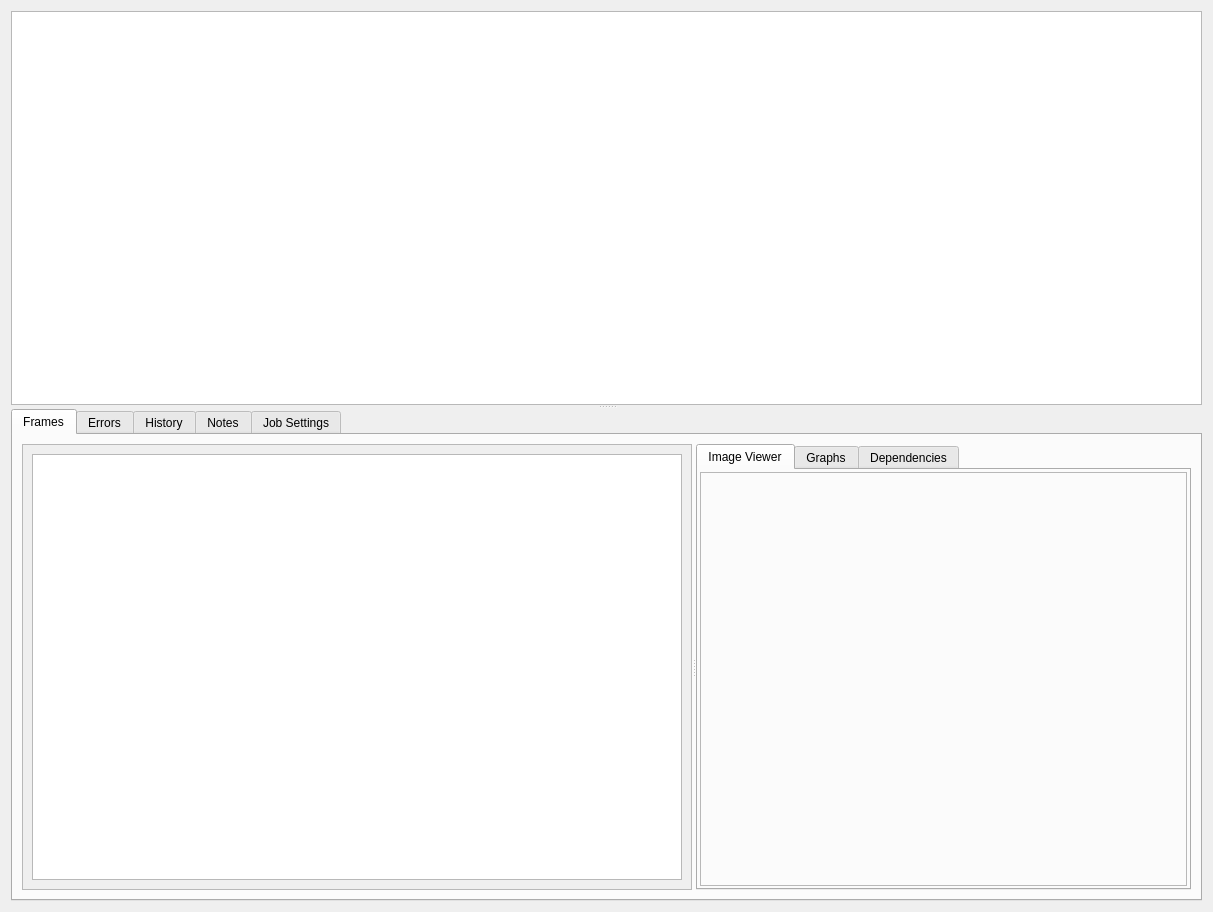
<?xml version="1.0" encoding="UTF-8"?>
<ui version="4.0">
 <class>JobListWidgetUI</class>
 <widget class="QWidget" name="JobListWidgetUI">
  <property name="geometry">
   <rect>
    <x>0</x>
    <y>0</y>
    <width>1213</width>
    <height>912</height>
   </rect>
  </property>
  <property name="windowTitle">
   <string>Form</string>
  </property>
  <layout class="QVBoxLayout" name="verticalLayout_4">
   <item>
    <widget class="QSplitter" name="mJobSplitter">
     <property name="orientation">
      <enum>Qt::Vertical</enum>
     </property>
     <widget class="QFrame" name="frame_2">
      <property name="frameShape">
       <enum>QFrame::NoFrame</enum>
      </property>
      <property name="frameShadow">
       <enum>QFrame::Plain</enum>
      </property>
      <property name="lineWidth">
       <number>0</number>
      </property>
      <layout class="QVBoxLayout" name="verticalLayout_3">
       <property name="margin">
        <number>0</number>
       </property>
       <item>
        <widget class="RecordTreeView" name="mJobTree">
         <property name="allColumnsShowFocus">
          <bool>true</bool>
         </property>
        </widget>
       </item>
      </layout>
     </widget>
     <widget class="QFrame" name="frame">
      <property name="frameShape">
       <enum>QFrame::NoFrame</enum>
      </property>
      <property name="frameShadow">
       <enum>QFrame::Plain</enum>
      </property>
      <property name="lineWidth">
       <number>0</number>
      </property>
      <layout class="QVBoxLayout" name="verticalLayout_2">
       <property name="margin">
        <number>0</number>
       </property>
       <item>
        <widget class="QTabWidget" name="mJobTabWidget">
         <property name="enabled">
          <bool>true</bool>
         </property>
         <property name="sizePolicy">
          <sizepolicy hsizetype="Preferred" vsizetype="Preferred">
           <horstretch>0</horstretch>
           <verstretch>0</verstretch>
          </sizepolicy>
         </property>
         <property name="currentIndex">
          <number>0</number>
         </property>
         <widget class="QWidget" name="mFrameTab">
          <attribute name="title">
           <string>Frames</string>
          </attribute>
          <layout class="QHBoxLayout" name="horizontalLayout_2">
           <item>
            <widget class="QSplitter" name="mFrameSplitter">
             <property name="maximumSize">
              <size>
               <width>16777215</width>
               <height>16777215</height>
              </size>
             </property>
             <property name="orientation">
              <enum>Qt::Horizontal</enum>
             </property>
             <widget class="QScrollArea" name="scrollArea">
              <property name="maximumSize">
               <size>
                <width>800</width>
                <height>16777215</height>
               </size>
              </property>
              <property name="autoFillBackground">
               <bool>false</bool>
              </property>
              <property name="frameShadow">
               <enum>QFrame::Raised</enum>
              </property>
              <property name="widgetResizable">
               <bool>true</bool>
              </property>
              <widget class="QWidget" name="scrollAreaWidgetContents_3">
               <property name="geometry">
                <rect>
                 <x>0</x>
                 <y>0</y>
                 <width>670</width>
                 <height>458</height>
                </rect>
               </property>
               <layout class="QHBoxLayout" name="horizontalLayout_3">
                <item>
                 <widget class="RecordTreeView" name="mFrameTree">
                  <property name="sizePolicy">
                   <sizepolicy hsizetype="Fixed" vsizetype="Ignored">
                    <horstretch>0</horstretch>
                    <verstretch>0</verstretch>
                   </sizepolicy>
                  </property>
                  <property name="maximumSize">
                   <size>
                    <width>800</width>
                    <height>16777215</height>
                   </size>
                  </property>
                  <property name="allColumnsShowFocus">
                   <bool>true</bool>
                  </property>
                 </widget>
                </item>
               </layout>
              </widget>
             </widget>
             <widget class="QTabWidget" name="mFrameTabs">
              <property name="maximumSize">
               <size>
                <width>16777215</width>
                <height>16777215</height>
               </size>
              </property>
              <property name="currentIndex">
               <number>0</number>
              </property>
              <widget class="QWidget" name="mFrameImageTab">
               <attribute name="title">
                <string>Image Viewer</string>
               </attribute>
               <layout class="QVBoxLayout" name="mImageViewerLayout">
                <property name="margin">
                 <number>2</number>
                </property>
                <item>
                 <widget class="QFrame" name="frame_3">
                  <property name="frameShape">
                   <enum>QFrame::StyledPanel</enum>
                  </property>
                  <property name="frameShadow">
                   <enum>QFrame::Plain</enum>
                  </property>
                  <layout class="QHBoxLayout" name="horizontalLayout_5">
                   <property name="margin">
                    <number>0</number>
                   </property>
                   <item>
                    <widget class="ImageView" name="mImageView" native="true">
                     <property name="sizePolicy">
                      <sizepolicy hsizetype="Minimum" vsizetype="Ignored">
                       <horstretch>0</horstretch>
                       <verstretch>0</verstretch>
                      </sizepolicy>
                     </property>
                     <property name="layoutDirection">
                      <enum>Qt::RightToLeft</enum>
                     </property>
                    </widget>
                   </item>
                  </layout>
                 </widget>
                </item>
               </layout>
              </widget>
              <widget class="QWidget" name="mFrameGraphTab">
               <attribute name="title">
                <string>Graphs</string>
               </attribute>
               <layout class="QHBoxLayout" name="horizontalLayout_4">
                <property name="margin">
                 <number>2</number>
                </property>
                <item>
                 <widget class="QFrame" name="frame_4">
                  <property name="frameShape">
                   <enum>QFrame::StyledPanel</enum>
                  </property>
                  <property name="frameShadow">
                   <enum>QFrame::Raised</enum>
                  </property>
                  <layout class="QHBoxLayout" name="mGraphLayout">
                   <property name="margin">
                    <number>0</number>
                   </property>
                  </layout>
                 </widget>
                </item>
               </layout>
              </widget>
              <widget class="QWidget" name="mFrameDepsTab">
               <attribute name="title">
                <string>Dependencies</string>
               </attribute>
               <layout class="QHBoxLayout" name="horizontalLayout_6">
                <property name="margin">
                 <number>0</number>
                </property>
                <item>
                 <widget class="QFrame" name="frame_5">
                  <property name="frameShape">
                   <enum>QFrame::StyledPanel</enum>
                  </property>
                  <property name="frameShadow">
                   <enum>QFrame::Raised</enum>
                  </property>
                  <layout class="QVBoxLayout" name="verticalLayout_5">
                   <property name="margin">
                    <number>1</number>
                   </property>
                   <item>
                    <widget class="QScrollArea" name="scrollArea_2">
                     <property name="widgetResizable">
                      <bool>true</bool>
                     </property>
                     <widget class="QWidget" name="scrollAreaWidgetContents">
                      <property name="geometry">
                       <rect>
                        <x>0</x>
                        <y>0</y>
                        <width>488</width>
                        <height>421</height>
                       </rect>
                      </property>
                      <layout class="QVBoxLayout" name="verticalLayout_6">
                       <property name="margin">
                        <number>1</number>
                       </property>
                       <item>
                        <widget class="QLabel" name="mDepsLabel">
                         <property name="text">
                          <string/>
                         </property>
                         <property name="alignment">
                          <set>Qt::AlignCenter</set>
                         </property>
                        </widget>
                       </item>
                      </layout>
                     </widget>
                    </widget>
                   </item>
                  </layout>
                 </widget>
                </item>
               </layout>
              </widget>
             </widget>
            </widget>
           </item>
          </layout>
         </widget>
         <widget class="QWidget" name="mErrorsTab">
          <attribute name="title">
           <string>Errors</string>
          </attribute>
          <layout class="QVBoxLayout" name="verticalLayout_7">
           <item>
            <widget class="QSplitter" name="mErrorTabSplitter">
             <property name="orientation">
              <enum>Qt::Vertical</enum>
             </property>
             <widget class="QWidget" name="widget" native="true">
              <layout class="QVBoxLayout" name="verticalLayout_8">
               <item>
                <widget class="RecordTreeView" name="mErrorTree">
                 <property name="selectionMode">
                  <enum>QAbstractItemView::ExtendedSelection</enum>
                 </property>
                 <property name="selectionBehavior">
                  <enum>QAbstractItemView::SelectRows</enum>
                 </property>
                 <property name="allColumnsShowFocus">
                  <bool>true</bool>
                 </property>
                </widget>
               </item>
              </layout>
             </widget>
             <widget class="QWidget" name="mErrorPluginWidget" native="true">
              <property name="sizePolicy">
               <sizepolicy hsizetype="Expanding" vsizetype="Expanding">
                <horstretch>0</horstretch>
                <verstretch>0</verstretch>
               </sizepolicy>
              </property>
             </widget>
            </widget>
           </item>
          </layout>
         </widget>
         <widget class="QWidget" name="mHistoryTab">
          <attribute name="title">
           <string>History</string>
          </attribute>
          <layout class="QVBoxLayout" name="verticalLayout">
           <property name="margin">
            <number>0</number>
           </property>
           <item>
            <widget class="JobHistoryView" name="mHistoryView"/>
           </item>
          </layout>
         </widget>
         <widget class="QWidget" name="mNotesTab">
          <attribute name="title">
           <string>Notes</string>
          </attribute>
          <layout class="QHBoxLayout" name="horizontalLayout">
           <property name="margin">
            <number>1</number>
           </property>
           <item>
            <widget class="ThreadView" name="mThreadView" native="true"/>
           </item>
          </layout>
         </widget>
         <widget class="QWidget" name="mSummaryTab">
          <attribute name="title">
           <string>Job Settings</string>
          </attribute>
          <layout class="QHBoxLayout">
           <property name="spacing">
            <number>0</number>
           </property>
           <property name="margin">
            <number>4</number>
           </property>
           <item>
            <widget class="JobSettingsWidget" name="mJobSettingsWidget" native="true"/>
           </item>
          </layout>
         </widget>
        </widget>
       </item>
      </layout>
     </widget>
    </widget>
   </item>
  </layout>
 </widget>
 <customwidgets>
  <customwidget>
   <class>ImageView</class>
   <extends>QWidget</extends>
   <header>imageview.h</header>
  </customwidget>
  <customwidget>
   <class>RecordTreeView</class>
   <extends>QTreeView</extends>
   <header>items.h</header>
  </customwidget>
  <customwidget>
   <class>JobSettingsWidget</class>
   <extends>QWidget</extends>
   <header>jobsettingswidget.h</header>
   <container>1</container>
  </customwidget>
  <customwidget>
   <class>JobHistoryView</class>
   <extends>QTreeView</extends>
   <header>jobhistoryview.h</header>
  </customwidget>
  <customwidget>
   <class>ThreadView</class>
   <extends>QWidget</extends>
   <header>threadview.h</header>
   <container>1</container>
  </customwidget>
 </customwidgets>
 <resources/>
 <connections/>
</ui>
